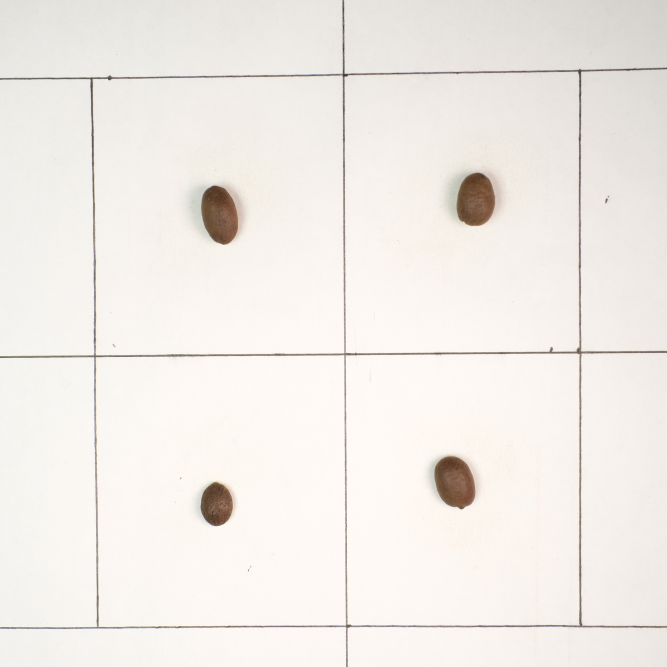
#> input picture DSCF7001.JPG, 2000 x 2000 px (shown at 1/3 size); its folder holds only this picture in this run
$ python batch_process.py
#> lines starting #> are read from the running program, lines starting #| are printed output that depends on the picture
import glob
from PIL import Image

#To set the coordinates as the boundaries
box1 = (300, 300, 1050, 1050)
box2 = (1050, 300, 1800, 1050)
box3 = (300, 1050, 1050, 1800)
box4 = (1050, 1050, 1800, 1800)

#function to crop the image
def compress_image(source_path, dest_path):
#> called with source_path = 'DSCF7001.JPG', dest_path = 'DSCF7001.JPG'
    with Image.open(source_path) as img:
#> img is the input picture: PIL image 2000x2000 RGB; mean R, G, B 241.3, 236.7, 231.8
        image_cropped1 = img.crop(box1)
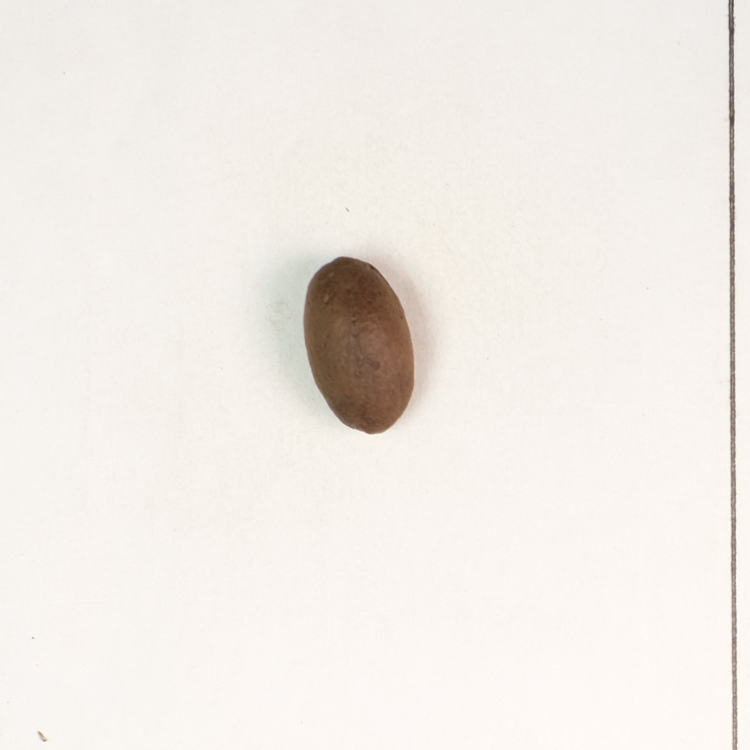
#> image_cropped1: PIL image 750x750 RGB; mean R, G, B 241.7, 236.5, 231
        image_cropped2 = img.crop(box2)
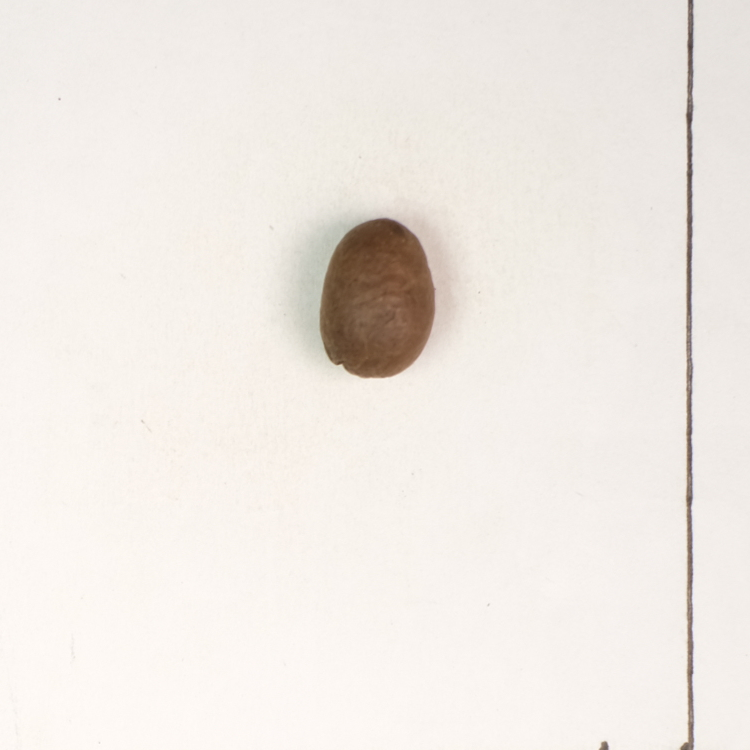
#> image_cropped2: PIL image 750x750 RGB; mean R, G, B 239.7, 233.8, 228.2
        image_cropped3 = img.crop(box3)
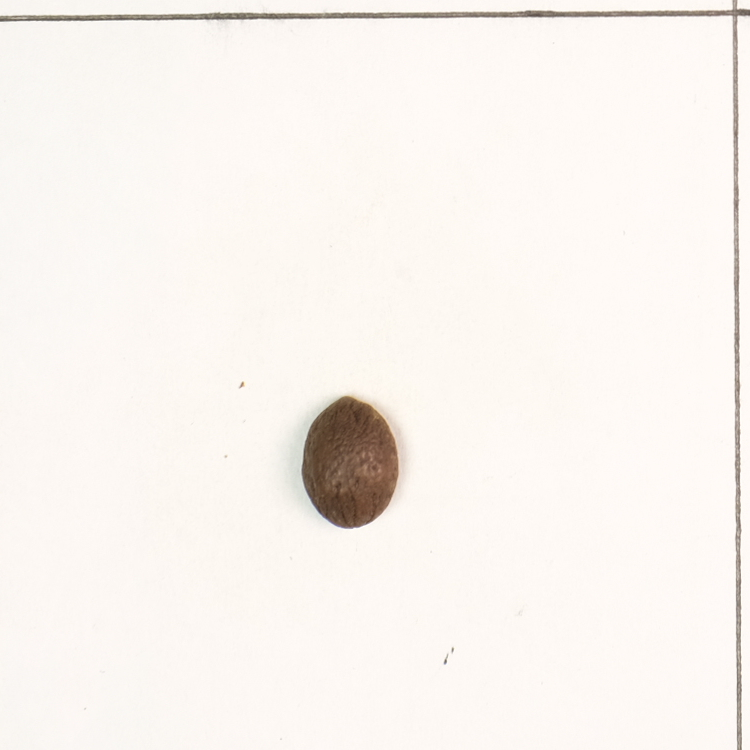
#> image_cropped3: PIL image 750x750 RGB; mean R, G, B 248.7, 243.5, 238.7
        image_cropped4 = img.crop(box4)
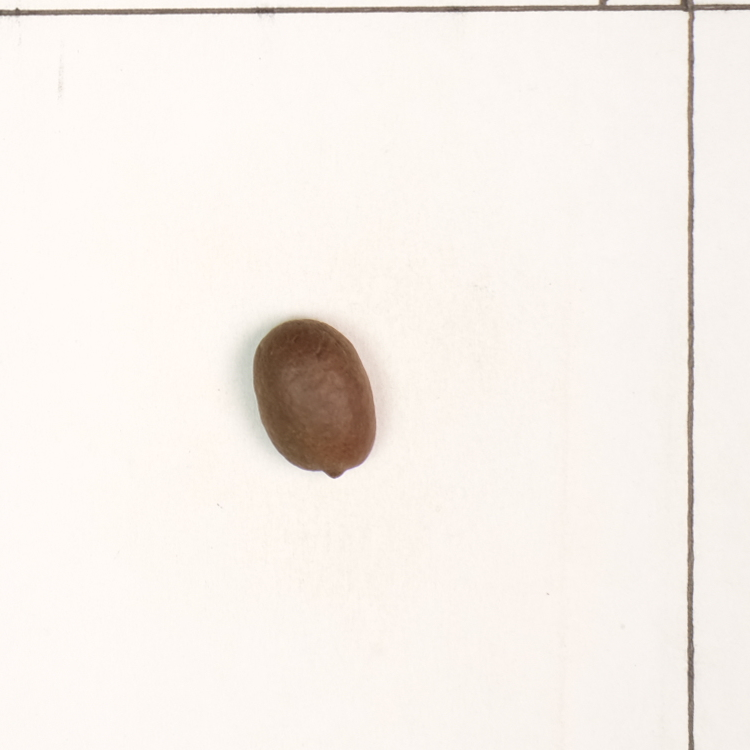
#> image_cropped4: PIL image 750x750 RGB; mean R, G, B 246.1, 239.8, 234.1
#auto save with
        image_cropped1.save(dest_path[:-4] + "-C1" + ".JPG", "JPEG")
        image_cropped2.save(dest_path[:-4] + "-C2" + ".JPG", "JPEG")
        image_cropped3.save(dest_path[:-4] + "-C3" + ".JPG", "JPEG")
        image_cropped4.save(dest_path[:-4] + "-C4" + ".JPG", "JPEG")

#To batch processing
paths = glob.glob("*.JPG")

for path in paths:
    compress_image(path, path[:-4]+ ".JPG")
